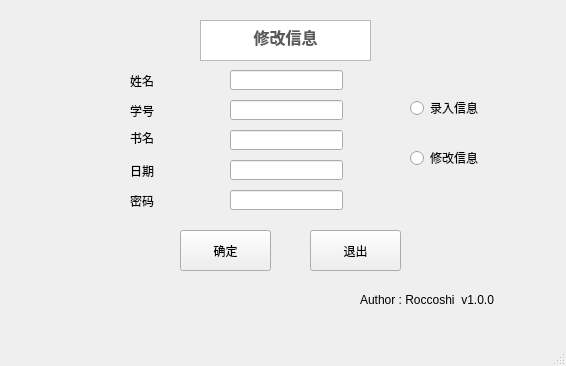
<?xml version="1.0" encoding="UTF-8"?>
<ui version="4.0">
 <class>admin_change</class>
 <widget class="QMainWindow" name="admin_change">
  <property name="geometry">
   <rect>
    <x>0</x>
    <y>0</y>
    <width>566</width>
    <height>366</height>
   </rect>
  </property>
  <property name="windowTitle">
   <string>MainWindow</string>
  </property>
  <widget class="QWidget" name="centralwidget">
   <widget class="QLabel" name="label">
    <property name="geometry">
     <rect>
      <x>130</x>
      <y>100</y>
      <width>71</width>
      <height>21</height>
     </rect>
    </property>
    <property name="text">
     <string>学号</string>
    </property>
   </widget>
   <widget class="QLabel" name="label_2">
    <property name="geometry">
     <rect>
      <x>130</x>
      <y>130</y>
      <width>61</width>
      <height>16</height>
     </rect>
    </property>
    <property name="text">
     <string>书名</string>
    </property>
   </widget>
   <widget class="QLabel" name="label_3">
    <property name="geometry">
     <rect>
      <x>130</x>
      <y>160</y>
      <width>71</width>
      <height>21</height>
     </rect>
    </property>
    <property name="text">
     <string>日期</string>
    </property>
   </widget>
   <widget class="QLabel" name="label_4">
    <property name="geometry">
     <rect>
      <x>130</x>
      <y>190</y>
      <width>71</width>
      <height>21</height>
     </rect>
    </property>
    <property name="text">
     <string>密码</string>
    </property>
   </widget>
   <widget class="QLineEdit" name="lineEdit_number">
    <property name="geometry">
     <rect>
      <x>230</x>
      <y>100</y>
      <width>113</width>
      <height>20</height>
     </rect>
    </property>
   </widget>
   <widget class="QLabel" name="label_5">
    <property name="geometry">
     <rect>
      <x>130</x>
      <y>70</y>
      <width>71</width>
      <height>21</height>
     </rect>
    </property>
    <property name="text">
     <string>姓名</string>
    </property>
   </widget>
   <widget class="QLineEdit" name="lineEdit_date">
    <property name="geometry">
     <rect>
      <x>230</x>
      <y>160</y>
      <width>113</width>
      <height>20</height>
     </rect>
    </property>
   </widget>
   <widget class="QLineEdit" name="lineEdit_book">
    <property name="geometry">
     <rect>
      <x>230</x>
      <y>130</y>
      <width>113</width>
      <height>20</height>
     </rect>
    </property>
   </widget>
   <widget class="QLineEdit" name="lineEdit_password">
    <property name="geometry">
     <rect>
      <x>230</x>
      <y>190</y>
      <width>113</width>
      <height>20</height>
     </rect>
    </property>
   </widget>
   <widget class="QLineEdit" name="lineEdit_name">
    <property name="geometry">
     <rect>
      <x>230</x>
      <y>70</y>
      <width>113</width>
      <height>20</height>
     </rect>
    </property>
   </widget>
   <widget class="QPushButton" name="pushButton_enter">
    <property name="geometry">
     <rect>
      <x>180</x>
      <y>230</y>
      <width>91</width>
      <height>41</height>
     </rect>
    </property>
    <property name="text">
     <string>确定</string>
    </property>
   </widget>
   <widget class="QPushButton" name="pushButton_exit">
    <property name="geometry">
     <rect>
      <x>310</x>
      <y>230</y>
      <width>91</width>
      <height>41</height>
     </rect>
    </property>
    <property name="text">
     <string>退出</string>
    </property>
   </widget>
   <widget class="QRadioButton" name="radioButton_add">
    <property name="geometry">
     <rect>
      <x>410</x>
      <y>100</y>
      <width>89</width>
      <height>16</height>
     </rect>
    </property>
    <property name="text">
     <string>录入信息</string>
    </property>
   </widget>
   <widget class="QRadioButton" name="radioButton_change">
    <property name="geometry">
     <rect>
      <x>410</x>
      <y>150</y>
      <width>89</width>
      <height>16</height>
     </rect>
    </property>
    <property name="text">
     <string>修改信息</string>
    </property>
   </widget>
   <widget class="QLabel" name="label_6">
    <property name="geometry">
     <rect>
      <x>360</x>
      <y>290</y>
      <width>201</width>
      <height>20</height>
     </rect>
    </property>
    <property name="text">
     <string>Author : Roccoshi  v1.0.0</string>
    </property>
   </widget>
   <widget class="QTextBrowser" name="textBrowser">
    <property name="geometry">
     <rect>
      <x>200</x>
      <y>20</y>
      <width>171</width>
      <height>41</height>
     </rect>
    </property>
    <property name="styleSheet">
     <string notr="true"/>
    </property>
    <property name="html">
     <string>&lt;!DOCTYPE HTML PUBLIC &quot;-//W3C//DTD HTML 4.0//EN&quot; &quot;http://www.w3.org/TR/REC-html40/strict.dtd&quot;&gt;
&lt;html&gt;&lt;head&gt;&lt;meta name=&quot;qrichtext&quot; content=&quot;1&quot; /&gt;&lt;style type=&quot;text/css&quot;&gt;
p, li { white-space: pre-wrap; }
&lt;/style&gt;&lt;/head&gt;&lt;body style=&quot; font-family:'SimSun'; font-size:9pt; font-weight:400; font-style:normal;&quot;&gt;
&lt;p align=&quot;center&quot; style=&quot; margin-top:0px; margin-bottom:0px; margin-left:0px; margin-right:0px; -qt-block-indent:0; text-indent:0px;&quot;&gt;&lt;span style=&quot; font-family:'SimSun'; font-size:12pt; font-weight:600; color:#5a5a5a;&quot;&gt;修改信息&lt;/span&gt;&lt;/p&gt;&lt;/body&gt;&lt;/html&gt;</string>
    </property>
   </widget>
  </widget>
  <widget class="QMenuBar" name="menubar">
   <property name="geometry">
    <rect>
     <x>0</x>
     <y>0</y>
     <width>566</width>
     <height>26</height>
    </rect>
   </property>
  </widget>
  <widget class="QStatusBar" name="statusbar"/>
 </widget>
 <resources/>
 <connections/>
</ui>
